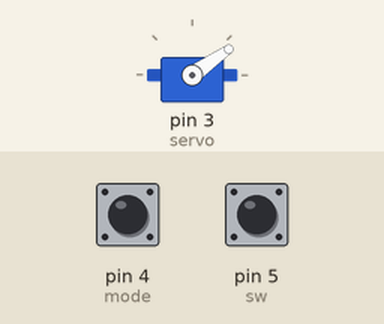
Simulated run of this sketch. Board: Arduino Uno, built with avr-gcc and run on an emulated ATmega328P. On the bench: servo. The inputs (shaded band) are chosen by the test bench; at power-on: pin 5 (sw) HIGH, pin 4 (mode) HIGH. Random numbers use the default seed unless the sketch sets one.

Above: at 2.8 s.
2.9 s: pin 5 (sw) pulled LOW for 0.15 s
At 3.8 s:
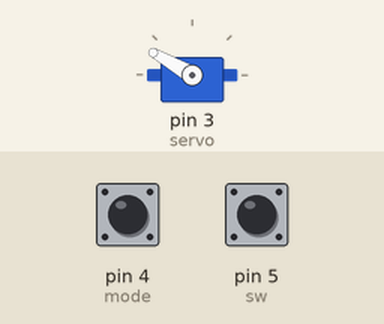
6.0 s: pin 5 (sw) pulled LOW for 1 s
At 6.15 s:
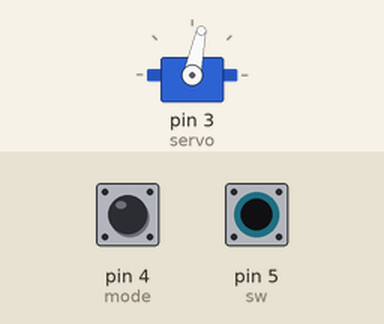
8.5 s: pin 5 (sw) pulled LOW for 3.2 s
14.7 s: pin 5 (sw) pulled LOW for 0.15 s
At 14.99 s:
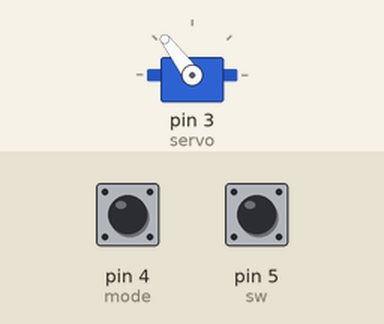
16.5 s: pin 5 (sw) pulled LOW for 0.15 s
At 16.65 s:
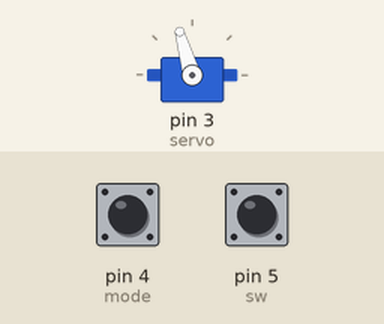
Timing chart, 0 to 19.2 s (numbered marks = the images above; inputs shaded):
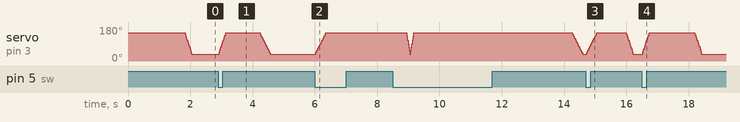

Measured:
- after the input at 2.9 s, servo on pin 3 (servo): rises from 35° to 150° in 0.24 s, then falls to 35° in 1.4 s
- after the input at 6.0 s, servo on pin 3 (servo): moves from 35° to 150° over 0.35 s, starting at once
- after the input at 14.7 s, servo on pin 3 (servo): rises from 35° to 150° in 0.35 s, then falls to 35° in 1.2 s
- after the input at 16.5 s, servo on pin 3 (servo): rises from 35° to 150° in 0.24 s, then falls to 35° in 1.7 s

The sketch:

UselessMachine.ino
```cpp
#include <Servo.h>
Servo servo;

int mode = 4; //모드 선택 핀 (일반 / 랜덤)
int sw = 5; //스위치 핀

void setup() {
  Serial.begin(9600);
  servo.attach(3);
  servo.write(150);
  pinMode(mode, INPUT_PULLUP);
  pinMode(sw, INPUT_PULLUP);
}

void loop() {
  if (digitalRead(sw) == HIGH)
  {
    if (digitalRead(mode) == LOW) {
      normal(3);
    }
    else{
      ran();
    }
  }
}

void normal(int t)
{
  for (int i = 150; i >= 35; i--) {
    servo.write(i);
    delay(t);
  }
  while (digitalRead(sw) != LOW) {

  }
  for (int i = 35; i <= 150; i++) {
    servo.write(i);
    delay(t);
  }
}

void ran()
{
  delay(random(0, 3000));
  normal(random(1, 5));
}
```
